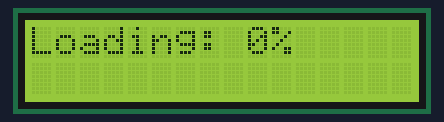
This sketch was run on a simulated Arduino Uno, built with avr-gcc and run on an emulated ATmega328P. On the bench: 16×2 character LCD.

Above: at 0.1 s.
At 3.1 s:
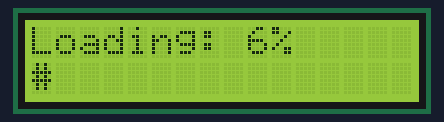
At 9.1 s:
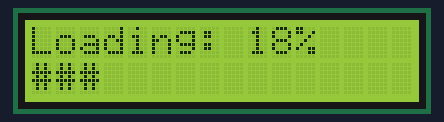
At 18.1 s:
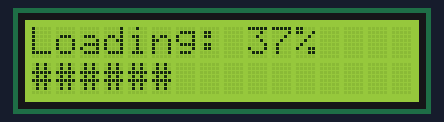
At 27.2 s:
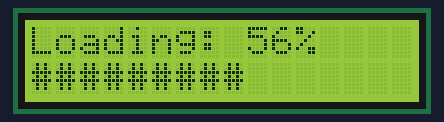
At 36.2 s:
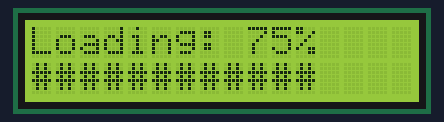

The sketch:

job8.ino
```cpp
#include <LiquidCrystal.h>

LiquidCrystal lcd(12, 11, 5, 4, 3, 2); // Initialisation de l'afficheur LCD

int progress = 0; // Initialisation de la barre de progression
int progressMax = 16; // Longueur de la barre de progression

void setup() {
  lcd.begin(16, 2); // Initialisation de la taille de l'afficheur LCD
}

void loop() {
  lcd.setCursor(0, 0); // Positionnement du curseur en haut à gauche de l'afficheur LCD

  // Affichage du pourcentage de chargement
  int percentage = (progress * 100) / progressMax; // Calcul du pourcentage de chargement
  lcd.print("Loading: ");
  lcd.print(percentage);
  lcd.print("%");

  lcd.setCursor(0, 1); // Positionnement du curseur en bas à gauche de l'afficheur LCD

  // Affichage de la barre de progression
  for (int i = 0; i < progressMax; i++) {
    if (i < progress) {
      lcd.print("#");
    } else {
      lcd.print(" ");
    }
  }

  progress++; // Incrémentation de la barre de progression

  // Si la barre de progression est remplie, réinitialisation de la progression
  if (progress > progressMax) {
    progress = 0;
  }

  delay(3000); // Pause de 3 secondes avant la mise à jour de la barre de progression
}
```

Measured:
- what the display in image 1 shows lasts 3.0 s, from 3.1 s to 6.1 s
